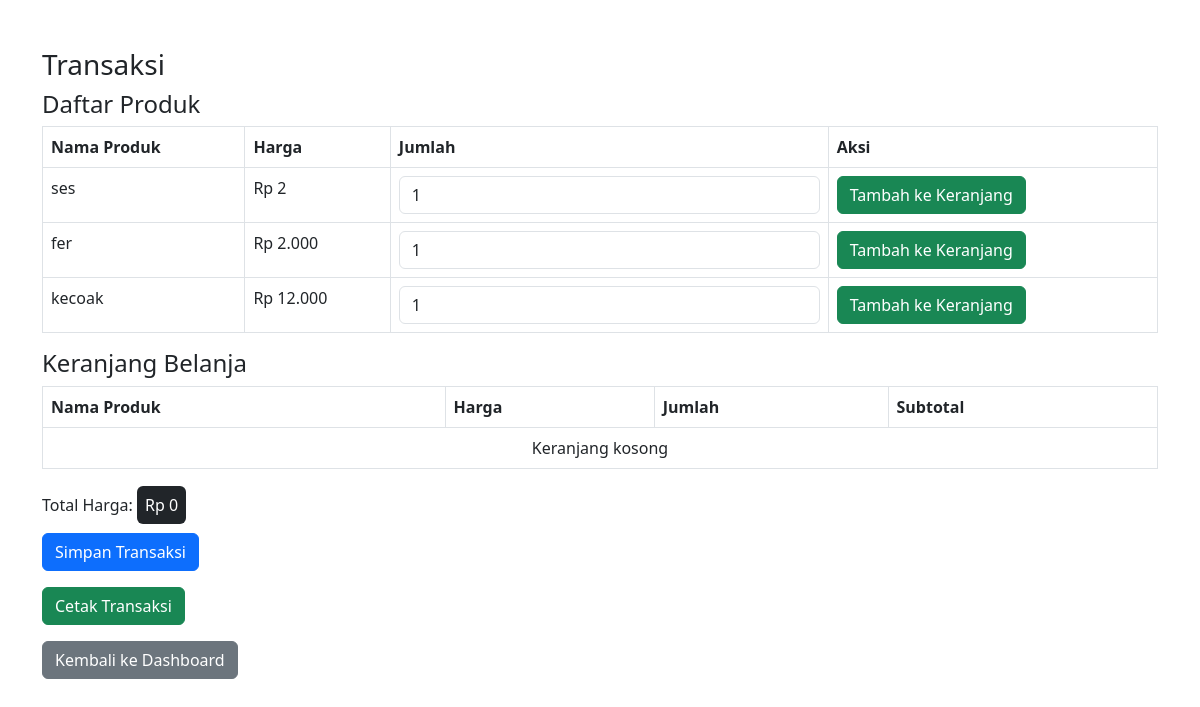
Page /transaksi.php on the committed database.
### tables this page shows
CREATE TABLE `produk` (
  `id` int(11) NOT NULL,
  `kode_produk` varchar(50) NOT NULL,
  `nama_produk` varchar(100) NOT NULL,
  `harga` int(11) NOT NULL,
  `stok` int(11) NOT NULL,
  `gambar` varchar(255) DEFAULT NULL,
  `kategori_id` int(11) DEFAULT NULL
);

### transaksi.php (the view, shortened to what this page needs)
<?php
include 'koneksi.php';
$query_produk = "SELECT * FROM produk";
$result_produk = mysqli_query($koneksi, $query_produk);
$total_harga = 0;
?>
<!DOCTYPE html>
<html lang="id">
<head>
    <link href="https://cdn.jsdelivr.net/npm/bootstrap@5.3.0-alpha1/dist/css/bootstrap.min.css" rel="stylesheet">
</head>
<body>
    <div class="container mt-5">
        <h3>Transaksi</h3>
        <h4>Daftar Produk</h4>
        <table class="table table-bordered">
            <thead>
                <tr>
                    <th>Nama Produk</th>
                    <th>Harga</th>
                    <th>Jumlah</th>
                    <th>Aksi</th>
                </tr>
            </thead>
            <tbody>
                <?php while ($produk = mysqli_fetch_assoc($result_produk)): ?>
                    <tr>
                        <td><?= htmlspecialchars($produk['nama_produk']); ?></td>
                        <td>Rp <?= number_format($produk['harga'], 0, ',', '.'); ?></td>
                        <td>
                            <form method="POST" action="transaksi.php">
                                <input type="number" name="jumlah" value="1" min="1" class="form-control" required>
                        </td>
                        <td>
                            <button type="submit" name="tambah_ke_keranjang" class="btn btn-success">Tambah ke Keranjang</button>
                        </td>
                    </tr>
                <?php endwhile; ?>
            </tbody>
        </table>
        <h4>Keranjang Belanja</h4>
        <table class="table table-bordered">
            <thead>
                <tr>
                    <th>Nama Produk</th>
                    <th>Harga</th>
                    <th>Jumlah</th>
                    <th>Subtotal</th>
                </tr>
            </thead>
            <tbody>
                <?php if (!empty($_SESSION['keranjang']) && is_array($_SESSION['keranjang'])): ?>
                    <?php foreach ($_SESSION['keranjang'] as $produk): ?>
                        <?php if (is_array($produk) && isset($produk['nama'], $produk['harga'], $produk['jumlah'], $produk['subtotal'])): ?>
                            <tr>
                                <td><?= htmlspecialchars($produk['nama']); ?></td>
                                <td>Rp <?= number_format($produk['harga'], 0, ',', '.'); ?></td>
                                <td><?= $produk['jumlah']; ?></td>
                                <td>Rp <?= number_format($produk['subtotal'], 0, ',', '.'); ?></td>
                            </tr>
                        <?php endif; ?>
                    <?php endforeach; ?>
                <?php else: ?>
                    <tr><td colspan="4" class="text-center">Keranjang kosong</td></tr>
                <?php endif; ?>
            </tbody>
        </table>
        <div class="mt-4">
            <span>Total Harga: </span>
            <span class="text-white bg-dark p-2 rounded">Rp <?= number_format($total_harga, 0, ',', '.'); ?></span>
        </div>
        <form method="POST" action="simpan_transaksi.php" class="mt-3">
            <button type="submit" name="simpan" class="btn btn-primary">Simpan Transaksi</button>
        </form>
        <button class="btn btn-success mt-3" onclick="window.print()">Cetak Transaksi</button>
        <div class="mt-3">
            <a href="dashboard.php" class="btn btn-secondary">Kembali ke Dashboard</a>
        </div>
    </div>
</body>
</html>

### rows in the picture
produk: nama_produk "ses", harga "2"
produk: nama_produk "fer", harga "2.000"
produk: nama_produk "kecoak", harga "12.000"

### other values in the picture
$total_harga "0"
